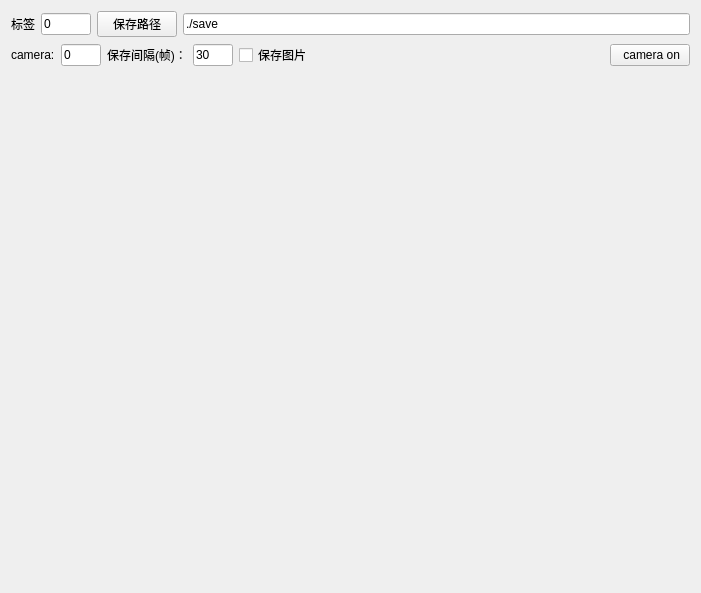
<?xml version="1.0" encoding="UTF-8"?>
<ui version="4.0">
 <class>Form</class>
 <widget class="QWidget" name="Form">
  <property name="geometry">
   <rect>
    <x>0</x>
    <y>0</y>
    <width>701</width>
    <height>593</height>
   </rect>
  </property>
  <property name="windowTitle">
   <string>dataCollect-数据拍摄收集工具</string>
  </property>
  <layout class="QVBoxLayout" name="verticalLayout_2">
   <item>
    <layout class="QVBoxLayout" name="verticalLayout" stretch="1,1,20">
     <item>
      <layout class="QHBoxLayout" name="horizontalLayout_4">
       <item>
        <widget class="QLabel" name="label_3">
         <property name="text">
          <string>标签</string>
         </property>
        </widget>
       </item>
       <item>
        <widget class="QLineEdit" name="edit_label">
         <property name="maximumSize">
          <size>
           <width>50</width>
           <height>16777215</height>
          </size>
         </property>
         <property name="text">
          <string>0</string>
         </property>
        </widget>
       </item>
       <item>
        <widget class="QPushButton" name="btn_choose_dir">
         <property name="text">
          <string>保存路径</string>
         </property>
        </widget>
       </item>
       <item>
        <widget class="QLineEdit" name="edit_save_dir">
         <property name="text">
          <string>./save</string>
         </property>
        </widget>
       </item>
      </layout>
     </item>
     <item>
      <layout class="QHBoxLayout" name="horizontalLayout">
       <item>
        <widget class="QLabel" name="label">
         <property name="text">
          <string>camera:</string>
         </property>
        </widget>
       </item>
       <item>
        <widget class="QLineEdit" name="edit_camera">
         <property name="maximumSize">
          <size>
           <width>40</width>
           <height>16777215</height>
          </size>
         </property>
         <property name="text">
          <string>0</string>
         </property>
        </widget>
       </item>
       <item>
        <widget class="QLabel" name="label_2">
         <property name="text">
          <string>保存间隔(帧)：</string>
         </property>
        </widget>
       </item>
       <item>
        <widget class="QLineEdit" name="edit_frame">
         <property name="maximumSize">
          <size>
           <width>40</width>
           <height>16777215</height>
          </size>
         </property>
         <property name="text">
          <string>30</string>
         </property>
        </widget>
       </item>
       <item>
        <widget class="QCheckBox" name="checkBox">
         <property name="text">
          <string>保存图片</string>
         </property>
        </widget>
       </item>
       <item>
        <spacer name="horizontalSpacer">
         <property name="orientation">
          <enum>Qt::Horizontal</enum>
         </property>
         <property name="sizeHint" stdset="0">
          <size>
           <width>40</width>
           <height>20</height>
          </size>
         </property>
        </spacer>
       </item>
       <item>
        <widget class="QPushButton" name="btn_start">
         <property name="text">
          <string> camera on</string>
         </property>
        </widget>
       </item>
      </layout>
     </item>
     <item>
      <widget class="QLabel" name="label_frame">
       <property name="text">
        <string/>
       </property>
      </widget>
     </item>
    </layout>
   </item>
  </layout>
 </widget>
 <resources/>
 <connections/>
</ui>
